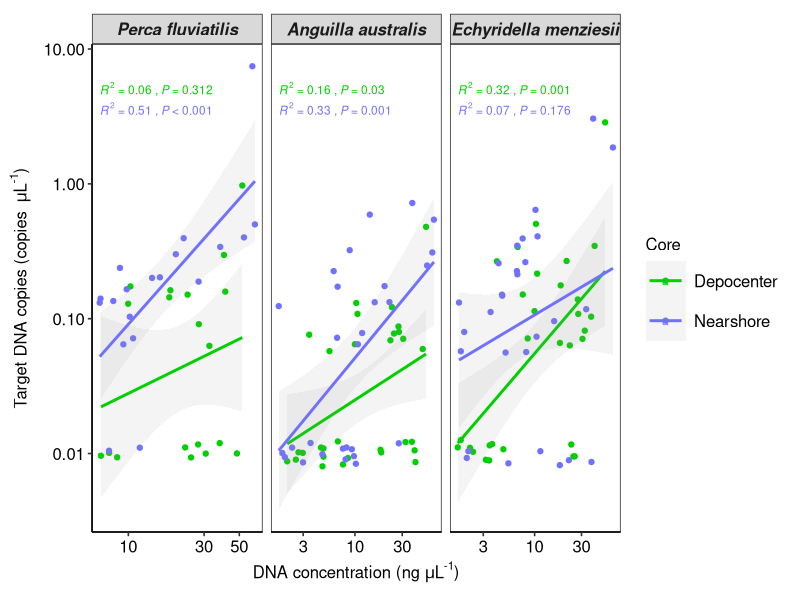
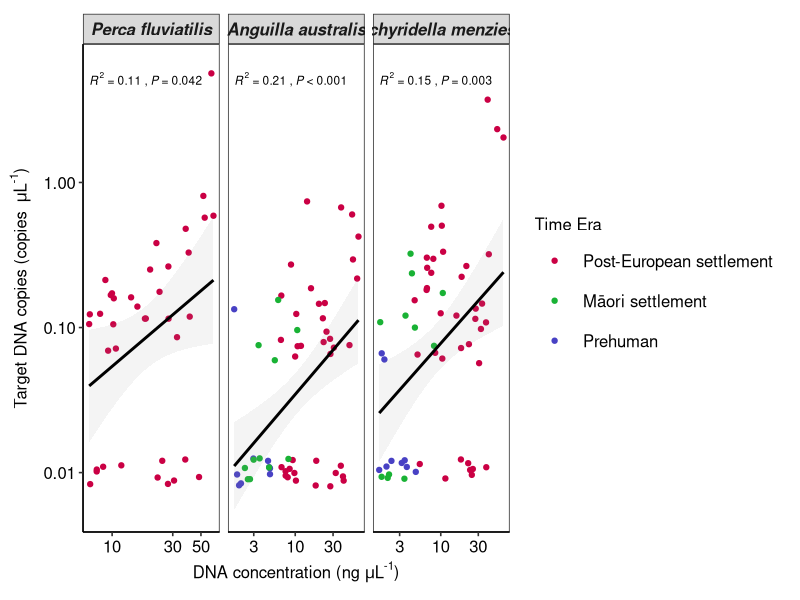
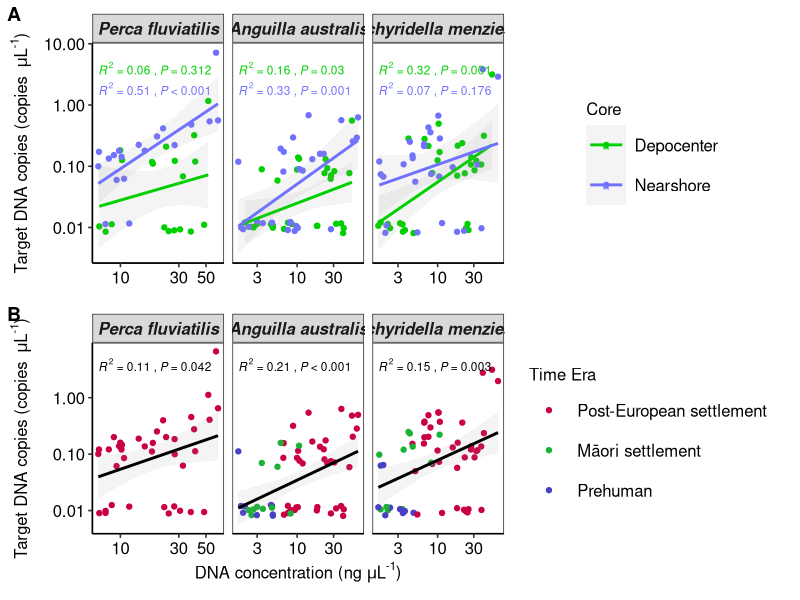

Generate these figures, in order, with R:
rm(list = ls()) 

##Library packages
library(ggplot2)
library(dplyr)
library(ggpubr)

####read in data

data <- read.csv("Figure_8_raw_input_data.csv", header=TRUE)
names(data)

#####Characterise data structure
data$Species<- as.factor(data$Species)
data$Species <- factor(data$Species, levels = c("Perca fluviatilis", 
                                                "Anguilla australis", 
                                                "Echyridella menziesii"))
data$DNA.total.conc <- as.numeric(data$DNA.total.conc)

###log transform for filter step
data$log_DNA.total.conc <- log(data$DNA.total.conc)

####linear regression - both separated for species, firstly with core location data separated and then combined
separate_linear <- data %>%
  dplyr::filter(log_DNA.total.conc > min(data$DNA.total.conc)) %>%
  dplyr::filter(!(Period%in%c("Maori","Prehuman") & Species == "Perca fluviatilis")) %>% 
  ggplot(aes(x = DNA.total.conc+ 1e-2, y = Conc.copies.uL. + 1e-2, colour = Core)) +
  geom_point(aes(x = DNA.total.conc+ 1e-2, y = Conc.copies.uL. + 1e-2), 
             position = position_jitter(height = .1)) +
  facet_wrap( ~ Species, scales = "free_x") +
  geom_smooth(aes(colour = Core),
              method = lm, formula = 'y ~ x', alpha = .1) +
  labs(x = expression("DNA concentration (ng " *mu*"L"^"-1"*")"),  
       y = expression("Target DNA copies (copies " ~mu*"L"^"-1"*")")) +
  scale_x_log10() +
  scale_y_log10() +
  ggpubr::stat_cor(
    aes(label = paste(
      ..rr.label.., gsub("p", "P", ..p.label..), sep = "~`,`~"
    )),
    p.accuracy = 0.001,
    r.accuracy = 0.01,
    size = 3
  ) + 
  scale_colour_manual(values = c("#00D000", "#7171FF"))  +
  theme_bw(base_size = 12) + theme(
    panel.grid.major = element_blank(),
    panel.grid.minor = element_blank(),
    strip.text.x = element_text(face = 4),
    strip.text = element_text(face = "bold", size = 12),
    axis.title.y = element_text(vjust= 2.2),
    axis.title.x = element_text(face= "bold"),
    axis.text = element_text(colour = "black", size = 12),
    axis.line = element_line(colour = "black"),
    axis.text.x = element_text(size = 12),
    legend.position="right",
    legend.text = element_text(size = 12),  
    legend.box = "horizontal",
    legend.key.size = unit(2,"line")) + 
  (theme(plot.margin = unit(c(.35,.35,.35,.35), "cm")))

separate_linear

total_linear <- data %>%
  dplyr::filter(log_DNA.total.conc > min(data$DNA.total.conc)) %>%
  dplyr::filter(!(Period%in%c("Maori","Prehuman") & Species == "Perca fluviatilis")) %>% 
  ggplot(aes(x = DNA.total.conc+ 1e-2, y = Conc.copies.uL. + 1e-2)) +
  geom_point(aes(x = DNA.total.conc+ 1e-2, y = Conc.copies.uL. + 1e-2,colour = Period), 
             position = position_jitter(height = .1)) +
  facet_wrap( ~ Species, scales = "free_x") +
  geom_smooth(method = lm, formula = 'y ~ x', alpha = .1, colour = "black") +
  labs(x = expression("DNA concentration (ng " *mu*"L"^"-1"*")"),  
       y = expression("Target DNA copies (copies " ~mu*"L"^"-1"*")")) +
  scale_x_log10(labels = scales::label_number(accuracy = NULL)) +
  scale_y_log10(labels = scales::label_number(digits = 1)) +
  ggpubr::stat_cor(
    aes(label = paste(
      ..rr.label.., gsub("p", "P", ..p.label..), sep = "~`,`~"
    )),
    p.accuracy = 0.001,
    r.accuracy = 0.01,
    size = 3
  ) + 
  scale_colour_manual(name="Time Era", 
                      values = c("#ca0044", "#19b235", "#4841c4"),
                      labels = c("Post-European settlement ", 
                                 "M\u101ori settlement", "Prehuman")) + 
  theme_bw(base_size = 12) + theme(
    panel.grid.major = element_blank(),
    panel.grid.minor = element_blank(),
    strip.text.x = element_text(face = 4),
    strip.text = element_text(face = "bold", size = 12),
    axis.title.y = element_text(vjust= 2.2),
    axis.title.x = element_text(face= "bold"),
    axis.text = element_text(colour = "black", size = 12),
    axis.line = element_line(colour = "black"),
    axis.text.x = element_text(size = 12),
    legend.position="right",
    legend.text = element_text(size = 12),  
    legend.box = "horizontal",
    legend.key.size = unit(2,"line")) + 
  (theme(plot.margin = unit(c(.35,.35,.35,.35), "cm")))


total_linear

##Combing figures for graphing
Figure8 <- ggarrange(separate_linear + rremove("x.title"), total_linear, labels = c("A", "B"),
                               ncol =1, nrow = 2,
                               align = "v")
Figure8

tiff(
  'Figure 8.tiff',
  width = 28,
  height = 23,
  units = 'cm',
  res = 600,
  compression = 'lzw',
  family = 'cairo'
)

Figure8

dev.off()

